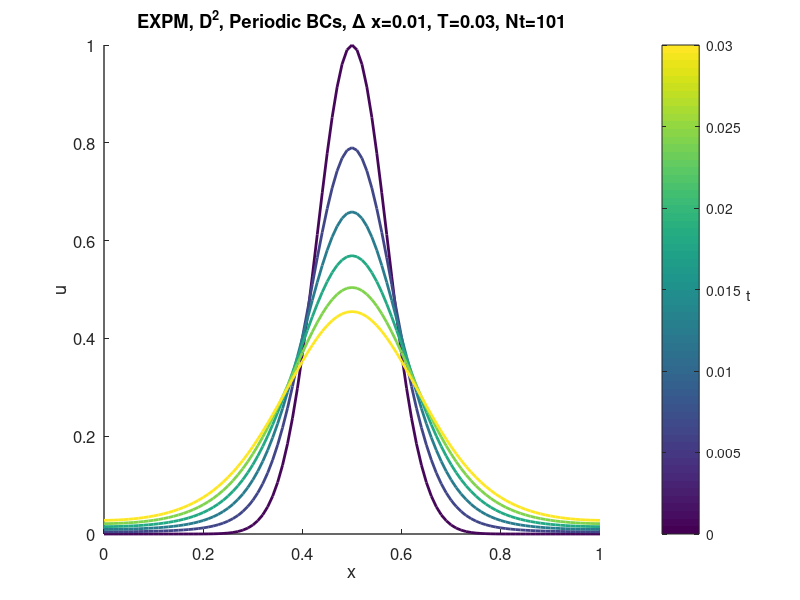

Write the MATLAB code that produced this figure.
1;


%%%%%%%%%%%%%% Initial Values
% Here we define our global values, the total time, the number of time steps
% and the space interval size
T=0.03;
Nt=101;
delta_x=0.01;
delta_t=T/(Nt-1);


% We use these to generate the number of space steps, then define a 
% discrete vector for space and time
Nx=int32(1+(1/delta_x));
t=linspace(0,T,Nt);
x=linspace(0,1,Nx);

%%%%%%%%%%%%%% Stability check
% Here we check the stability for the EF method; not this only warns when the 
% code is unstable, it will still run
stability=delta_t/(delta_x)^(3/2);
if stability>0.5
    printf("EF Unstable, stability ratio: %.1f\n", stability)
end




%%%%%%%%%%%%%% Defining the finite-differnce Matrices
% Here we define the finite-differnce matrix we want to use in this problem. 
% For later convience the Periodic condisiton is
% also included
% D3
% This consists of 0 along the diagonal, ±2's on the1-off diagonal and  ±1 2-off diagonals.
a=0;    % Diagonal
b=-1;   % Right-1-diagonal
c=1;    % Left-1-diagonal
d=-1/2; % Left-2-diagonal
f=1/2;  % Right-2-diagonal
D3 = diag(a*ones(1,Nx)) + diag(b*ones(1,Nx-1),1) +diag(f*ones(1,Nx-2),2)+diag(d*ones(1,Nx-2),-2)+ diag(c*ones(1,Nx-1),-1);
% B.C.
D3(1,Nx)=c;
D3(1,Nx-1)=d;
D3(2,Nx)=d;
D3(Nx,1)=b;
D3(Nx,2)=f;
D3(Nx-1,1)=f;
D3;
D3=D3/(delta_x^3);

% (a)
D3over2=-sqrtm(D3);
%
% (b)
D3over2=-sqrtm(-D3);

% (c)
D3over2=-(sqrtm(D3) + sqrtm(-D3))/sqrt(2);


%% D2
% This consists of -2 along the diagonal and 1's on the two 1-off diagonals.
der_a=-2;   % Diagonal
der_b=1;    % Right-1-off Diagonal
der_c=1;    % Left-1-off Diagonal
der_d=0;    % Left-2-off Diagonal
der_f=0;    % left-2-off Diagonal
D2 = diag(der_a*ones(1,Nx)) + diag(der_b*ones(1,Nx-1),1) +diag(der_f*ones(1,Nx-2),2)+diag(der_d*ones(1,Nx-2),-2)+ diag(der_c*ones(1,Nx-1),-1);
D2(1,Nx)=der_c;
D2(Nx,1)=der_b;
D2=D2 / delta_x^2;
D2Fixed=D2;
D2Fixed(1,:)=0;
D2Fixed(Nx,:)=0;

% (Comparison)
% D3over2=D2


%%%%%%%%%%%%%% Initial Conditions
% We initialise our three integration method solution matrices. 
u_initial=zeros(Nx,1);
for i=1:Nx
    u_initial(i)=exp(-100*(x(i)-0.5)^2);
end
u_expm=zeros(Nx,Nt);
u_eulfor=zeros(Nx,Nt);
u_eulback=zeros(Nx,Nt);
u_eulfor(:,1)=u_initial;
u_eulback(:,1)=u_initial;


%%%%%%%%%%%%%% Integration Steps
% EXPM - Solve the ODE system analytically via the EXPM
for i=1:Nt
    u_expm(:,i)=(expm(t(i).*D3over2)*u_initial)
end

% Euler Forward - Solve using the EF integration techniques
for i=1:Nt-1
    u_eulfor(:,i+1)=(eye(Nx)+delta_t.*D3over2)*u_eulfor(:,i);
end

% Euler Backward - Solve using the EB integration techniques
for i=1:Nt-1
    A=eye(Nx)-delta_t.*D3over2;
    u_eulback(:,i+1)=A\u_eulfor(:,i);
end



%%%%%%%%%%%%%% Plotting
% Some of this is not used, and is keep as archival for future usage if required
% Also note the plots require a folder Ex61 to be present.
%%% Colorplot EXPM
clf
hold on 
listoftimes=1:(Nt-1)/5:Nt;
cmap=colormap();
for ti=1:size(listoftimes)(2)
    tau=listoftimes(ti);
    colour_i=round(1+(tau*63/Nt));
    plot(x, u_expm(:,tau),'Color', color=cmap(colour_i,:),'linewidth',2)
    axis([0 1 0 1])
end
xlabel('x')
ylabel('u')
h=get(gcf, "currentaxes");
set(h, "fontsize", 12, "linewidth", 1);
cbar=colorbar();
caxis([0,T])
ylabel(cbar,'t','Rotation',0)

% title(sprintf('EXPM, D^{3/2}=-(D^3)^{1/2} \\Delta x=%d, T=%d, Nt=%d', delta_x, T, Nt));
% filename=sprintf('Ex61/Ex61-EXPM-posDer-multi-t-delx=%d.png',delta_x);
% title(sprintf('EXPM, D^{3/2}=-(-D^3)^{1/2} \\Delta x=%d, T=%d, Nt=%d', delta_x, T, Nt));;
% filename=sprintf('Ex61/Ex61-EXPM-minusDer-multi-t-delx=%d.png',delta_x);
% title(sprintf('EXPM, D^{3/2}=-((D^3)^{1/2}+(-D^3)^{1/2})/sqrt(2) \\Delta x=%d, T=%d, Nt=%d', delta_x, T, Nt));
% filename=sprintf('Ex61/Ex61-EXPM-mixedDer-multi-t-delx=%d.png',delta_x);
% 

title(sprintf('EXPM, D^2, Periodic BCs, \\Delta x=%d, T=%d, Nt=%d', delta_x, T, Nt));
filename=sprintf('Ex61/Ex61-EXPM-2Der-PBCs-multi-t-delx=%d.png',delta_x);


print(1,filename, '-dpng','-S600,400')


%%% Colorplot EF
% clf
% hold on 
% cmap=colormap();
% for ti=1:size(listoftimes)(2)
%     tau=listoftimes(ti);
%     colour_i=round(1+(tau*63/Nt));
%     plot(x, u_eulfor(:,tau),'Color', color=cmap(colour_i,:),'linewidth',2)
%     axis([0 1 0 1])
% end
% xlabel('x')
% ylabel('u')
% h=get(gcf, "currentaxes");
% set(h, "fontsize", 12, "linewidth", 1);
% cbar=colorbar();
% caxis([0,T])
% ylabel(cbar,'t','Rotation',0)

% title(sprintf('EF, D^{3/2}=-(D^3)^{1/2} \\Delta x=%d, T=%d, Nt=%d', delta_x, T, Nt));
% filename=sprintf('Ex61/Ex61-EF-posDer-multi-t-delx=%d.png',delta_x);
% title(sprintf('EF, D^{3/2}=-(-D^3)^{1/2} \\Delta x=%d, T=%d, Nt=%d', delta_x, T, Nt));
% filename=sprintf('Ex61/Ex61-EF-minusDer-multi-t-delx=%d.png',delta_x);
% title(sprintf('EF, D^{3/2}=-((D^3)^{1/2}+(-D^3)^{1/2})/sqrt(2) \\Delta x=%d, T=%d, Nt=%d', delta_x, T, Nt));
% filename=sprintf('Ex61/Ex61-EF-mixedDer-multi-t-delx=%d.png',delta_x);
% 
% print(1,filename, '-dpng','-S600,400')



%%% Colorplot EB
% clf
% hold on 
% cmap=colormap();
% for ti=1:size(listoftimes)(2)
%     tau=listoftimes(ti);
%     colour_i=round(1+(tau*63/Nt));
%     plot(x, u_expm(:,tau),'Color', color=cmap(colour_i,:),'linewidth',2)
%     axis([0 1 0 1])
% end
% xlabel('x')
% ylabel('u')
% h=get(gcf, "currentaxes");
% set(h, "fontsize", 12, "linewidth", 1);
% cbar=colorbar();
% caxis([0,T])
% ylabel(cbar,'t','Rotation',0)
% 
% title(sprintf('EB, D^{3/2}=-(D^3)^{1/2} \\Delta x=%d, T=%d, Nt=%d', delta_x, T, Nt));
% filename=sprintf('Ex61/Ex61-EB-posDer-multi-t-delx=%d.png',delta_x);
% title(sprintf('EB, D^{3/2}=-(-D^3)^{1/2} \\Delta x=%d, T=%d, Nt=%d', delta_x, T, Nt));
% filename=sprintf('Ex61/Ex61-EB-minusDer-multi-t-delx=%d.png',delta_x);
% title(sprintf('EB, D^{3/2}=-((D^3)^{1/2}+(-D^3)^{1/2})/sqrt(2) \\Delta x=%d, T=%d, Nt=%d', delta_x, T, Nt));
% filename=sprintf('Ex61/Ex61-EB-mixedDer-multi-t-delx=%d.png',delta_x);
% 
% print(1,filename, '-dpng','-S600,400')

% listoftimes=1:(Nt-1)/10:Nt;
% clf
% hold on
% for i=1:10
%     tau=listoftimes(i)
%     plot(x,u_eulfor(:,tau));
% end
% title("\\Delta x=0.01")
% h=get(gcf, "currentaxes");
% set(h, "fontsize", 12, "linewidth", 1);
% print(1,'diff-openbound-D3over2.png', '-dpng','-S1200,800')
% 
